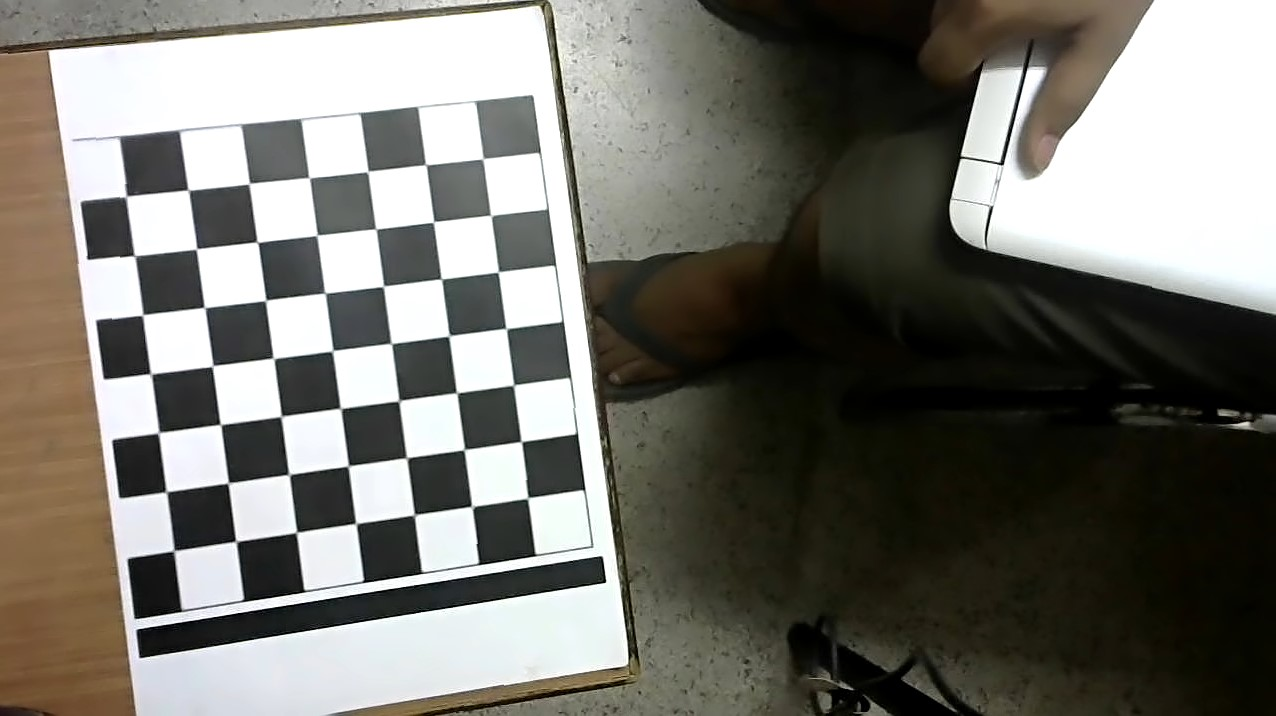
#> input picture Swarm/camera/WIN_20190531_15_38_02_Pro.jpg, 1276 x 716 px; its folder holds only this picture in this run
$ python Camera_calibration.py
#> lines starting #> are read from the running program, lines starting #| are printed output that depends on the picture
import numpy as np
import cv2
import glob
from numpy import load

# termination criteria
criteria = (cv2.TERM_CRITERIA_EPS + cv2.TERM_CRITERIA_MAX_ITER, 30, 0.001)

# prepare object points, like (0,0,0), (1,0,0), (2,0,0) ....,(6,5,0)
objp = np.zeros((6*7,3), np.float32)
objp[:,:2] = np.mgrid[0:7,0:6].T.reshape(-1,2)

# Arrays to store object points and image points from all the images.
objpoints = [] # 3d point in real world space
imgpoints = [] # 2d points in image plane.

images = glob.glob('camera/*.jpg')

for fname in images:
    img = cv2.imread(fname)
#> img is the input picture: shape (716, 1276, 3); mean B, G, R 109, 115.8, 117.3
    gray = cv2.cvtColor(img,cv2.COLOR_BGR2GRAY)
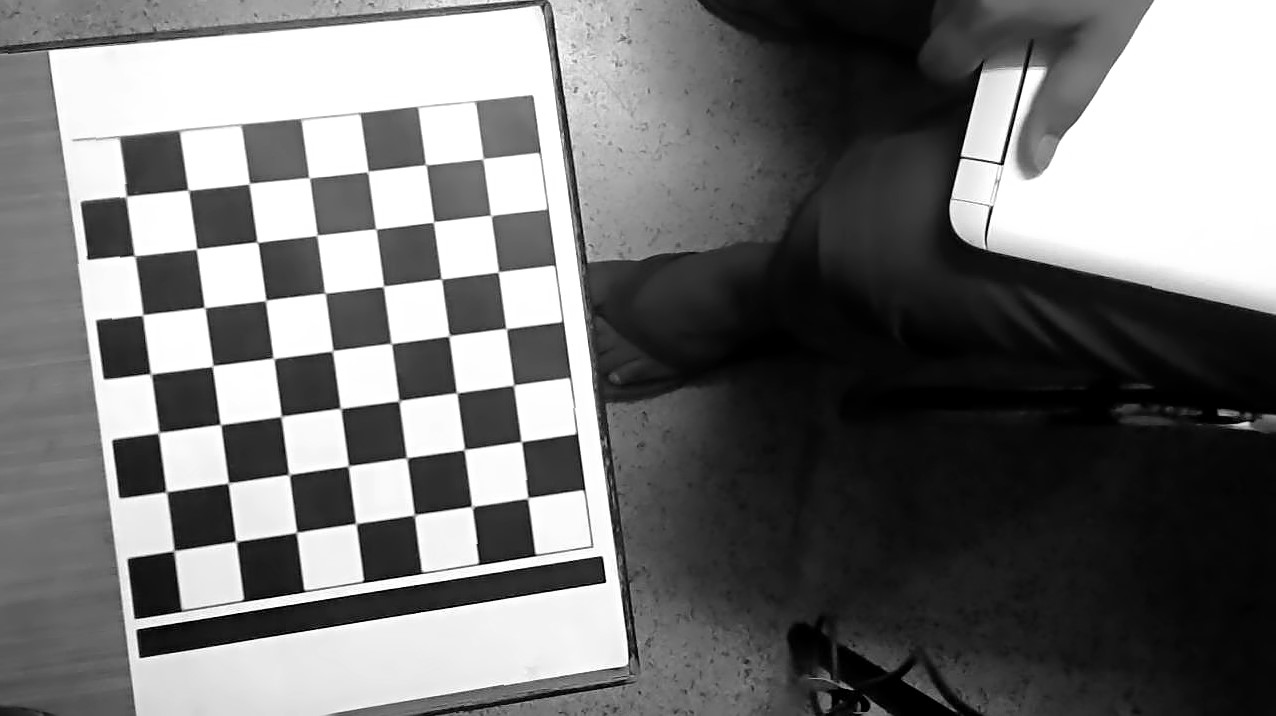
#> gray: shape (716, 1276); min 0, max 255, mean 115.5
#> (the run stopped early here; a loop or call above may not have finished)

$ run again, on Swarm/camera/WIN_20190531_15_38_21_Pro.jpg
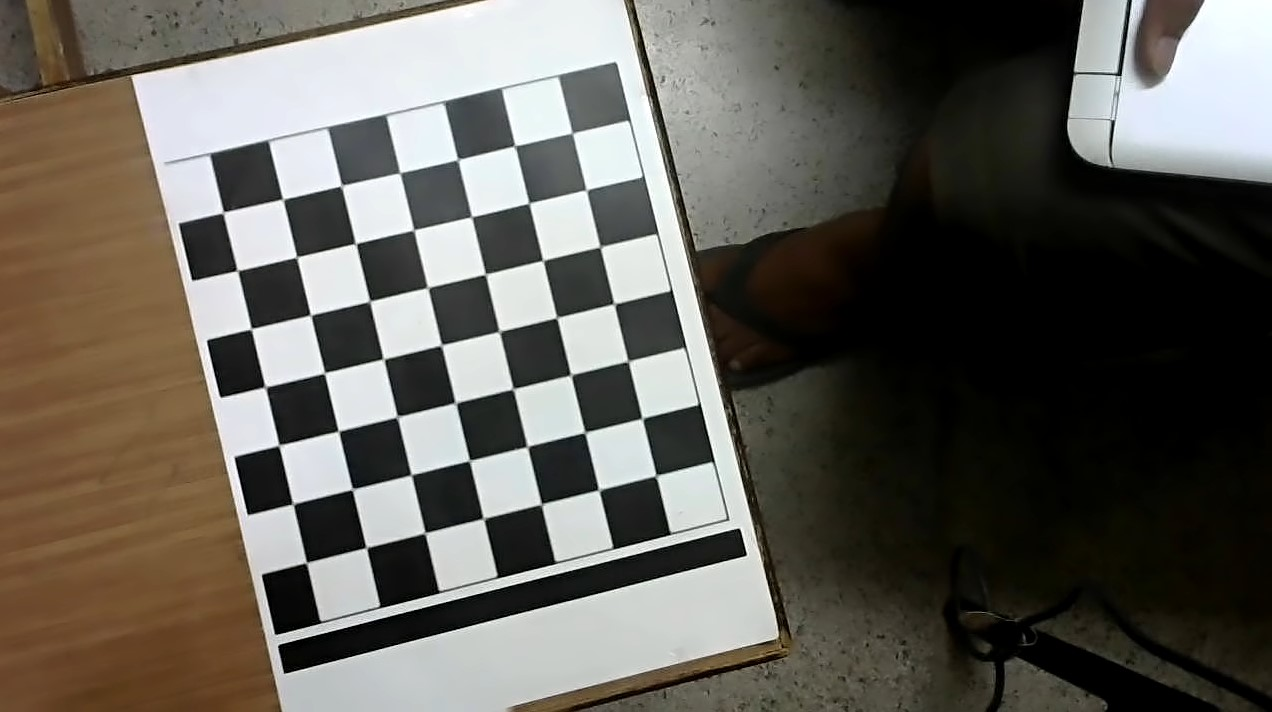
#> input picture Swarm/camera/WIN_20190531_15_38_21_Pro.jpg, 1272 x 712 px
#> img is the input picture: shape (712, 1272, 3); mean B, G, R 87.9, 95.1, 98.5
#> `gray = cv2.cvtColor(img,cv2.COLOR_BGR2GRAY)`:
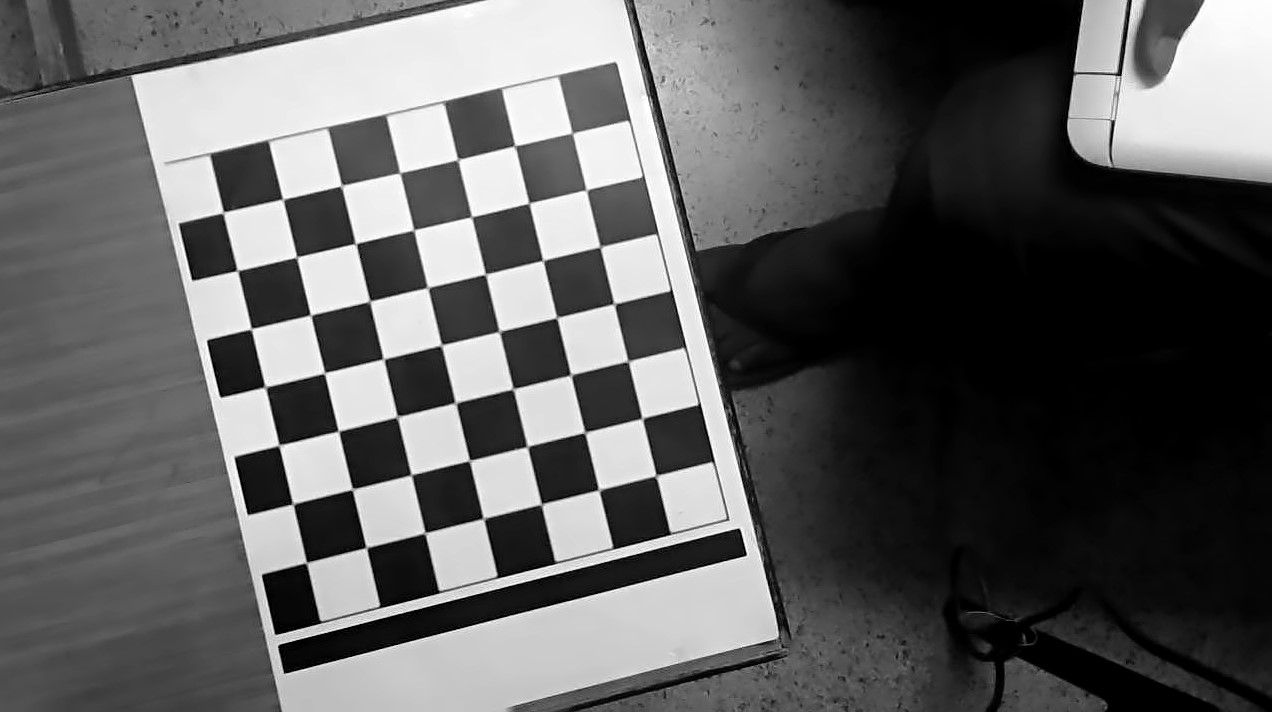
#> gray: shape (712, 1272); min 0, max 255, mean 95.3

$ run again, on Swarm/camera/WIN_20190531_15_38_25_Pro.jpg
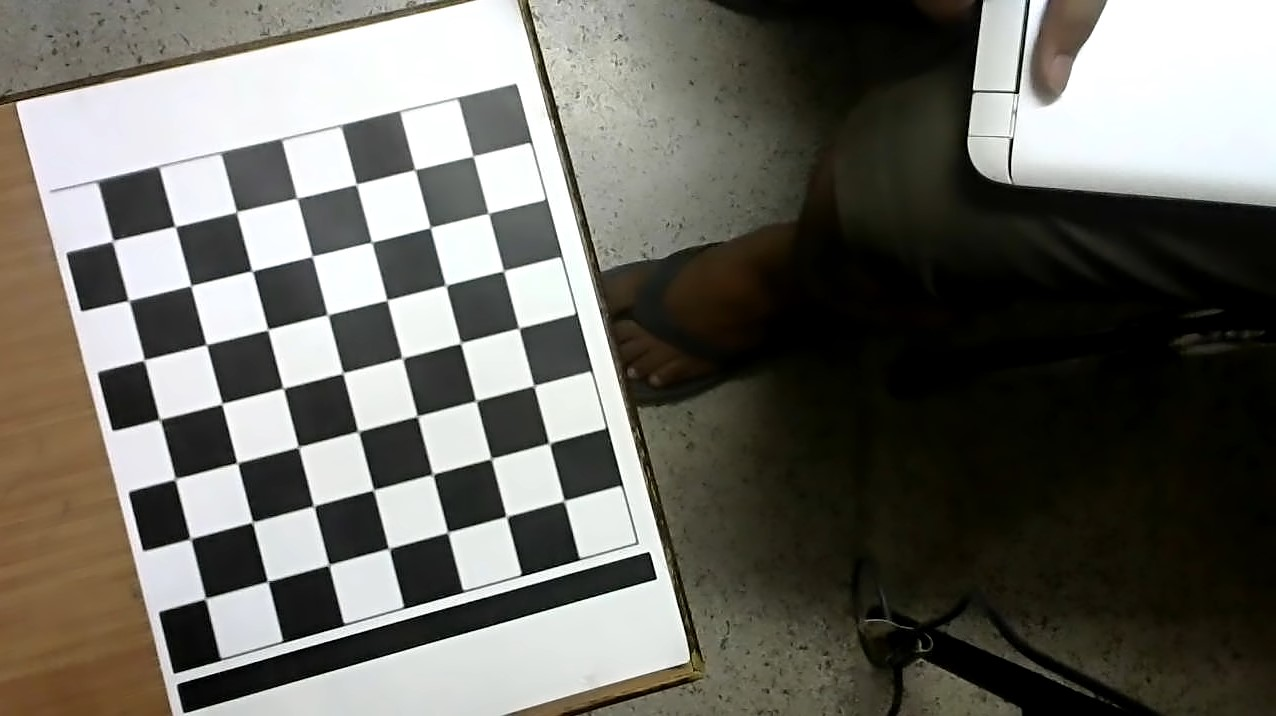
#> input picture Swarm/camera/WIN_20190531_15_38_25_Pro.jpg, 1276 x 716 px
#> img is the input picture: shape (716, 1276, 3); mean B, G, R 98.9, 105.9, 107.3
#> `gray = cv2.cvtColor(img,cv2.COLOR_BGR2GRAY)`:
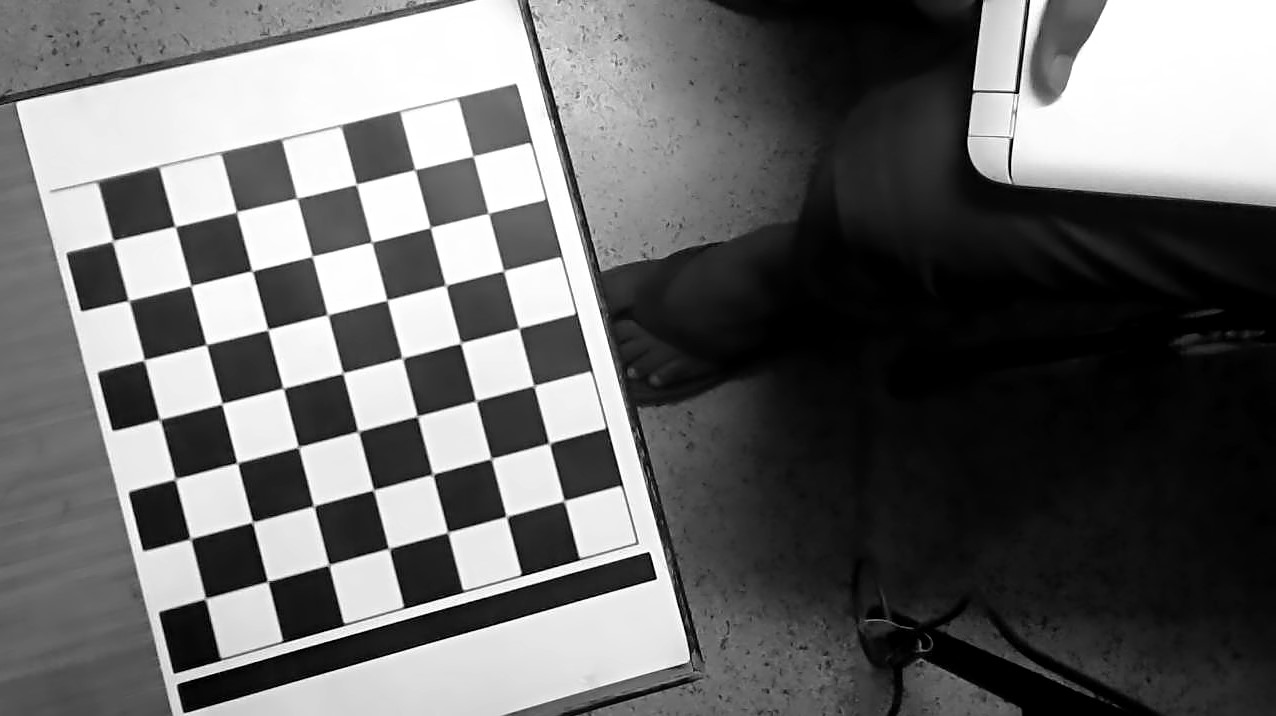
#> gray: shape (716, 1276); min 0, max 255, mean 105.5

$ run again, on Swarm/camera/WIN_20190531_15_39_17_Pro.jpg
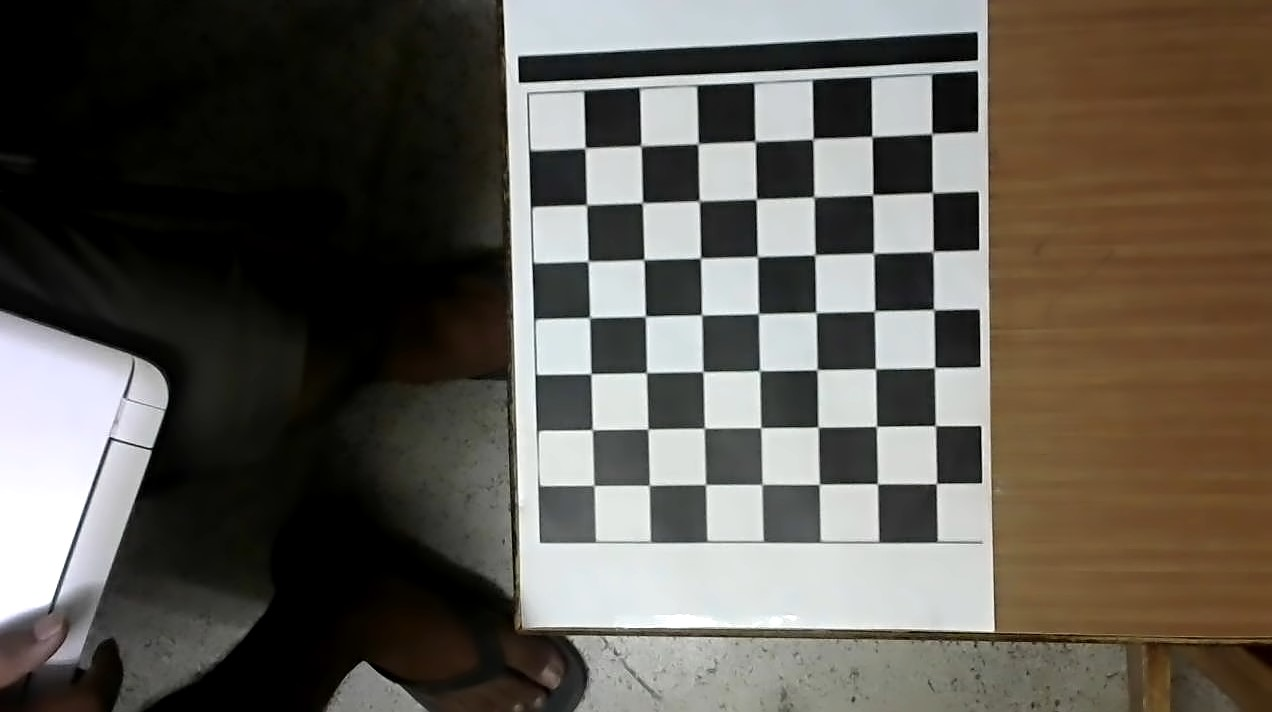
#> input picture Swarm/camera/WIN_20190531_15_39_17_Pro.jpg, 1272 x 712 px
#> img is the input picture: shape (712, 1272, 3); mean B, G, R 81, 89.4, 94.5
#> `gray = cv2.cvtColor(img,cv2.COLOR_BGR2GRAY)`:
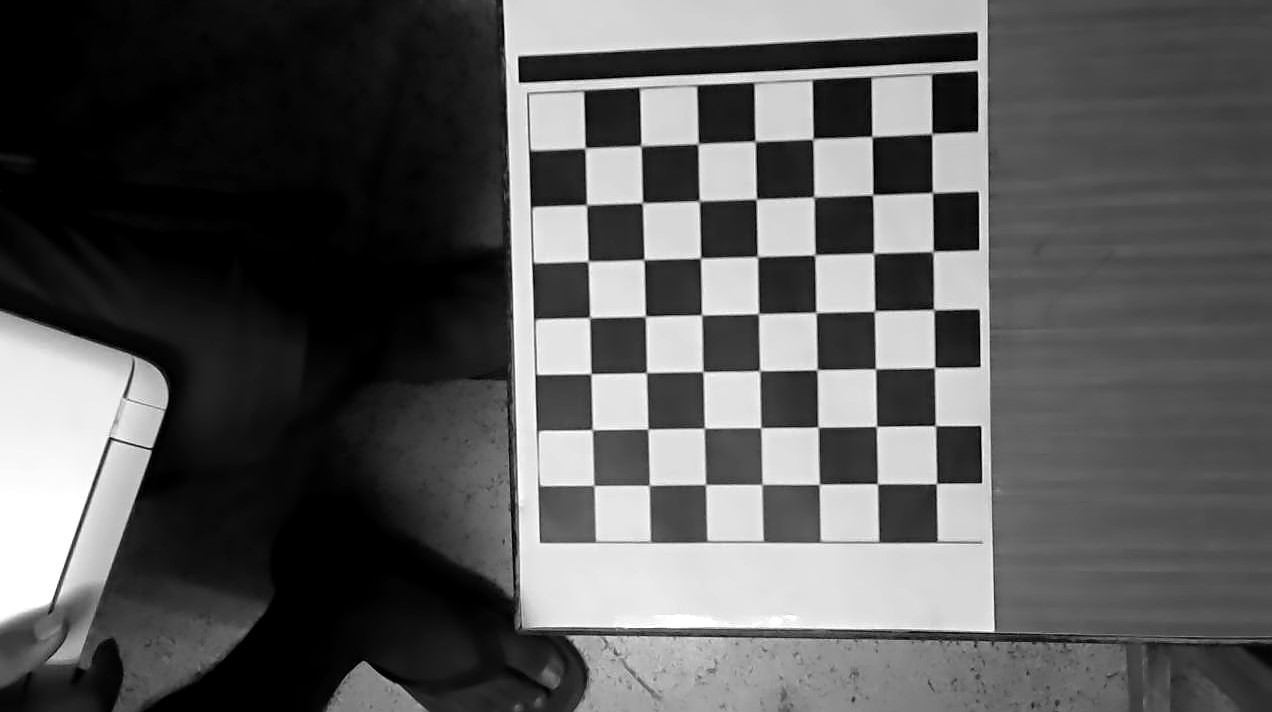
#> gray: shape (712, 1272); min 0, max 255, mean 90

$ run again, on Swarm/camera/WIN_20190531_15_38_06_Pro.jpg
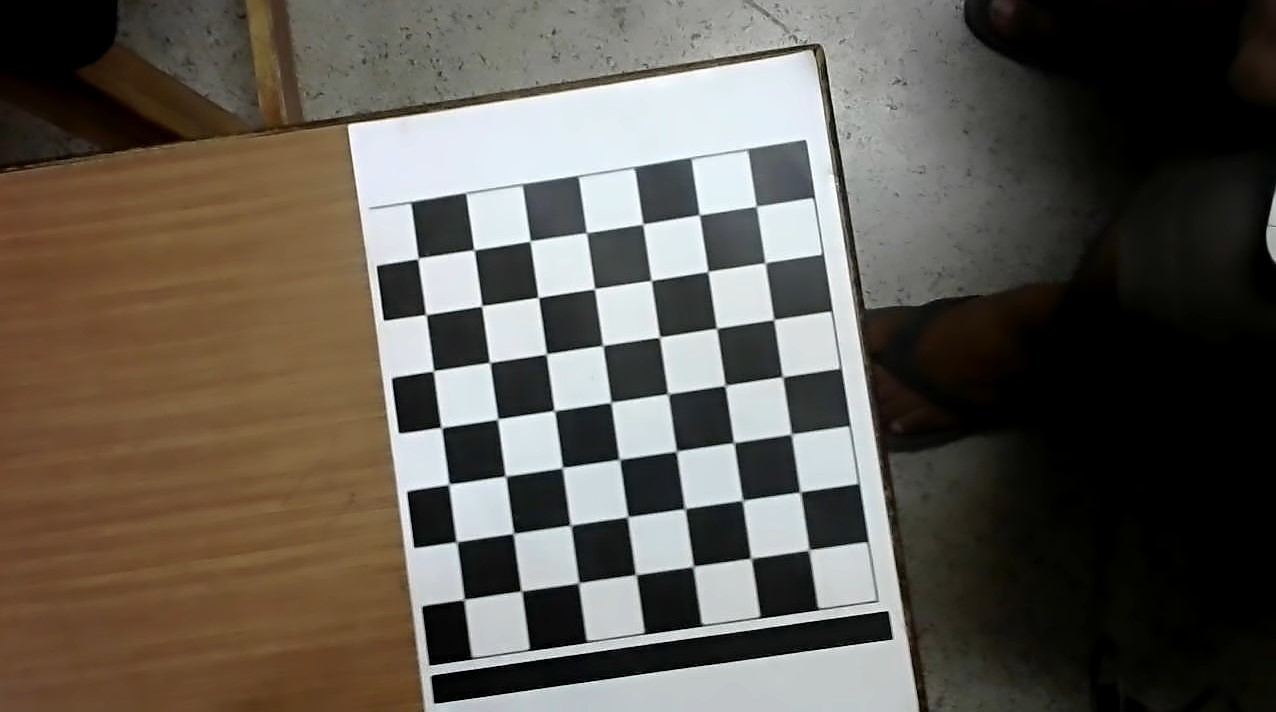
#> input picture Swarm/camera/WIN_20190531_15_38_06_Pro.jpg, 1276 x 712 px
#> img is the input picture: shape (712, 1276, 3); mean B, G, R 80.7, 89.3, 95.5
#> `gray = cv2.cvtColor(img,cv2.COLOR_BGR2GRAY)`:
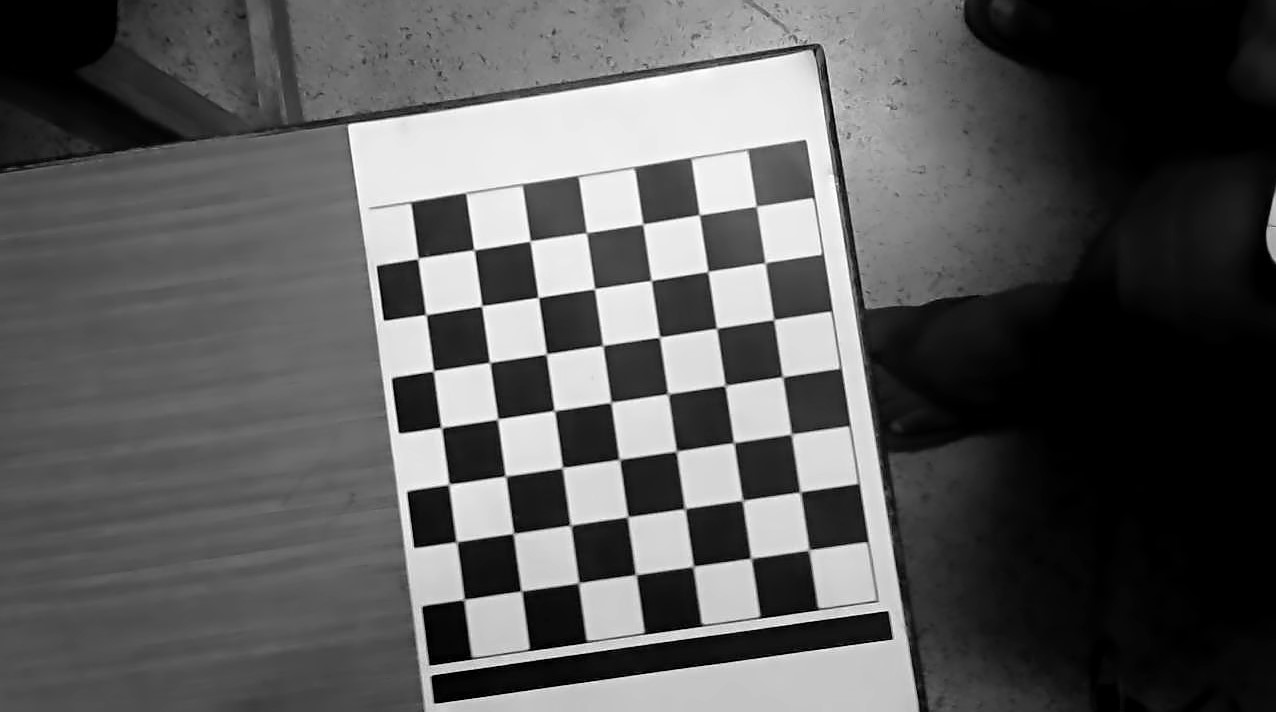
#> gray: shape (712, 1276); min 0, max 255, mean 90.2
